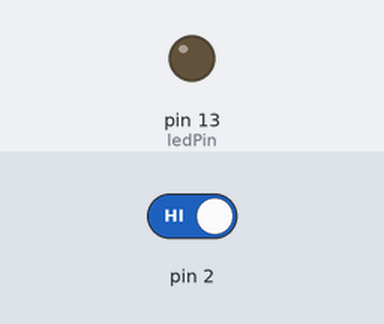
Recording of a sketch running on a simulated Arduino Uno, built with avr-gcc and run on an emulated ATmega328P. On the bench: output pins drawn as LEDs (lit = HIGH). The test bench sets the inputs (shaded band); at power-on: pin 2 HIGH.

Above: at 1.2 s.
1.3 s: pin 2 driven LOW
At 2.4 s:
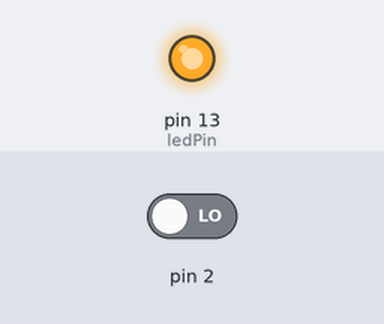
2.9 s: pin 2 driven HIGH
At 3.6 s:
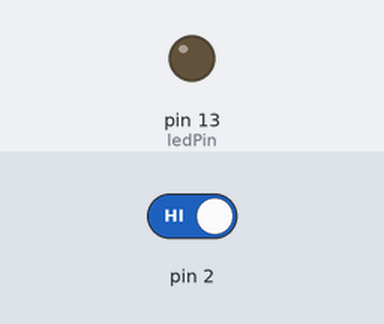
Timing chart, 0 to 5.9 s (numbered marks = the images above; inputs shaded):
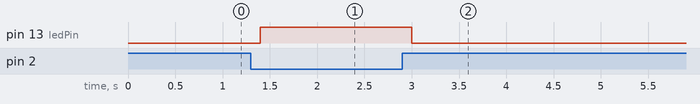

Measured:
- after the input at 1.3 s, pin 13 (ledPin): LOW → HIGH after 0.10 s
- after the input at 2.9 s, pin 13 (ledPin): HIGH → LOW after 0.10 s

The sketch:

_38khz_receiver.ino
```cpp
int ledPin = 13;

void setup() {
  //Serial.begin(9600);
  pinMode(2, INPUT);
  pinMode(ledPin, OUTPUT);
}

void loop() {
  int sensorValue = digitalRead(2);
  //Serial.println(sensorValue);
  delay(100);
  if (sensorValue == LOW)
  {
      digitalWrite (ledPin, HIGH);
  }
  else if (sensorValue == HIGH)
  {
      digitalWrite (ledPin, LOW);
  }
  //delay(200);
}
```
